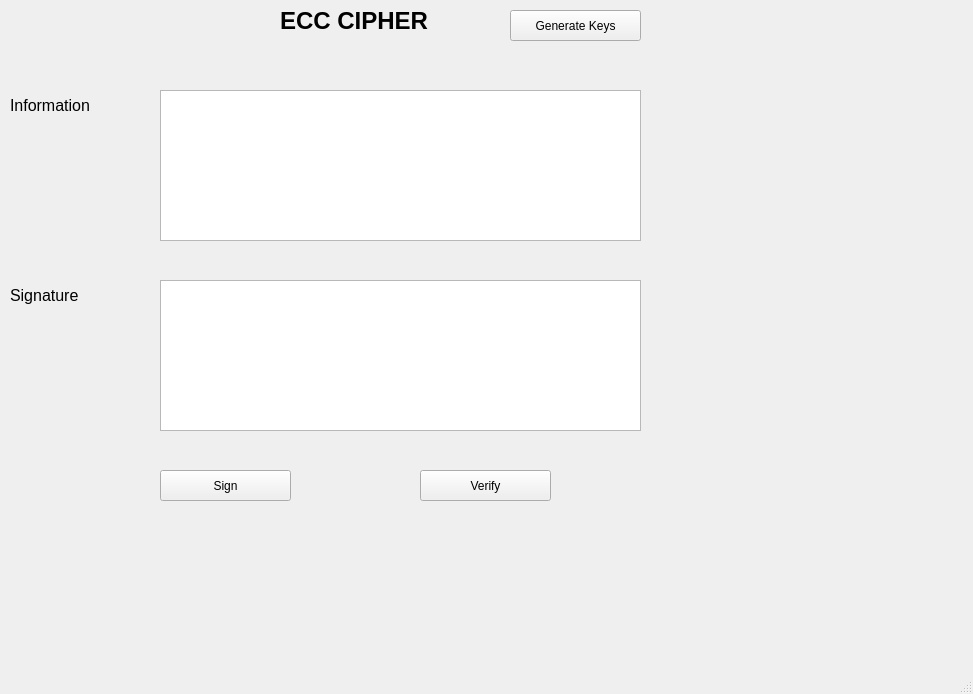
<?xml version="1.0" encoding="UTF-8"?>
<ui version="4.0">
 <class>MainWindow</class>
 <widget class="QMainWindow" name="MainWindow">
  <property name="geometry">
   <rect>
    <x>0</x>
    <y>0</y>
    <width>973</width>
    <height>694</height>
   </rect>
  </property>
  <property name="windowTitle">
   <string>MainWindow</string>
  </property>
  <widget class="QWidget" name="centralwidget">
   <widget class="QLabel" name="label">
    <property name="geometry">
     <rect>
      <x>280</x>
      <y>0</y>
      <width>221</width>
      <height>41</height>
     </rect>
    </property>
    <property name="font">
     <font>
      <pointsize>18</pointsize>
      <weight>75</weight>
      <bold>true</bold>
     </font>
    </property>
    <property name="text">
     <string>ECC CIPHER</string>
    </property>
   </widget>
   <widget class="QPushButton" name="btn_generatekeys">
    <property name="geometry">
     <rect>
      <x>510</x>
      <y>10</y>
      <width>131</width>
      <height>31</height>
     </rect>
    </property>
    <property name="text">
     <string>Generate Keys</string>
    </property>
   </widget>
   <widget class="QLabel" name="label_2">
    <property name="geometry">
     <rect>
      <x>10</x>
      <y>90</y>
      <width>121</width>
      <height>31</height>
     </rect>
    </property>
    <property name="font">
     <font>
      <pointsize>12</pointsize>
     </font>
    </property>
    <property name="text">
     <string>Information</string>
    </property>
   </widget>
   <widget class="QPlainTextEdit" name="txt_information">
    <property name="geometry">
     <rect>
      <x>160</x>
      <y>90</y>
      <width>481</width>
      <height>151</height>
     </rect>
    </property>
   </widget>
   <widget class="QPlainTextEdit" name="txt_signature">
    <property name="geometry">
     <rect>
      <x>160</x>
      <y>280</y>
      <width>481</width>
      <height>151</height>
     </rect>
    </property>
   </widget>
   <widget class="QLabel" name="label_3">
    <property name="geometry">
     <rect>
      <x>10</x>
      <y>280</y>
      <width>121</width>
      <height>31</height>
     </rect>
    </property>
    <property name="font">
     <font>
      <pointsize>12</pointsize>
     </font>
    </property>
    <property name="text">
     <string>Signature</string>
    </property>
   </widget>
   <widget class="QPushButton" name="btn_sign">
    <property name="geometry">
     <rect>
      <x>160</x>
      <y>470</y>
      <width>131</width>
      <height>31</height>
     </rect>
    </property>
    <property name="text">
     <string>Sign</string>
    </property>
   </widget>
   <widget class="QPushButton" name="btn_verify">
    <property name="geometry">
     <rect>
      <x>420</x>
      <y>470</y>
      <width>131</width>
      <height>31</height>
     </rect>
    </property>
    <property name="text">
     <string>Verify</string>
    </property>
   </widget>
  </widget>
  <widget class="QMenuBar" name="menubar">
   <property name="geometry">
    <rect>
     <x>0</x>
     <y>0</y>
     <width>973</width>
     <height>26</height>
    </rect>
   </property>
  </widget>
  <widget class="QStatusBar" name="statusbar"/>
 </widget>
 <resources/>
 <connections/>
</ui>
